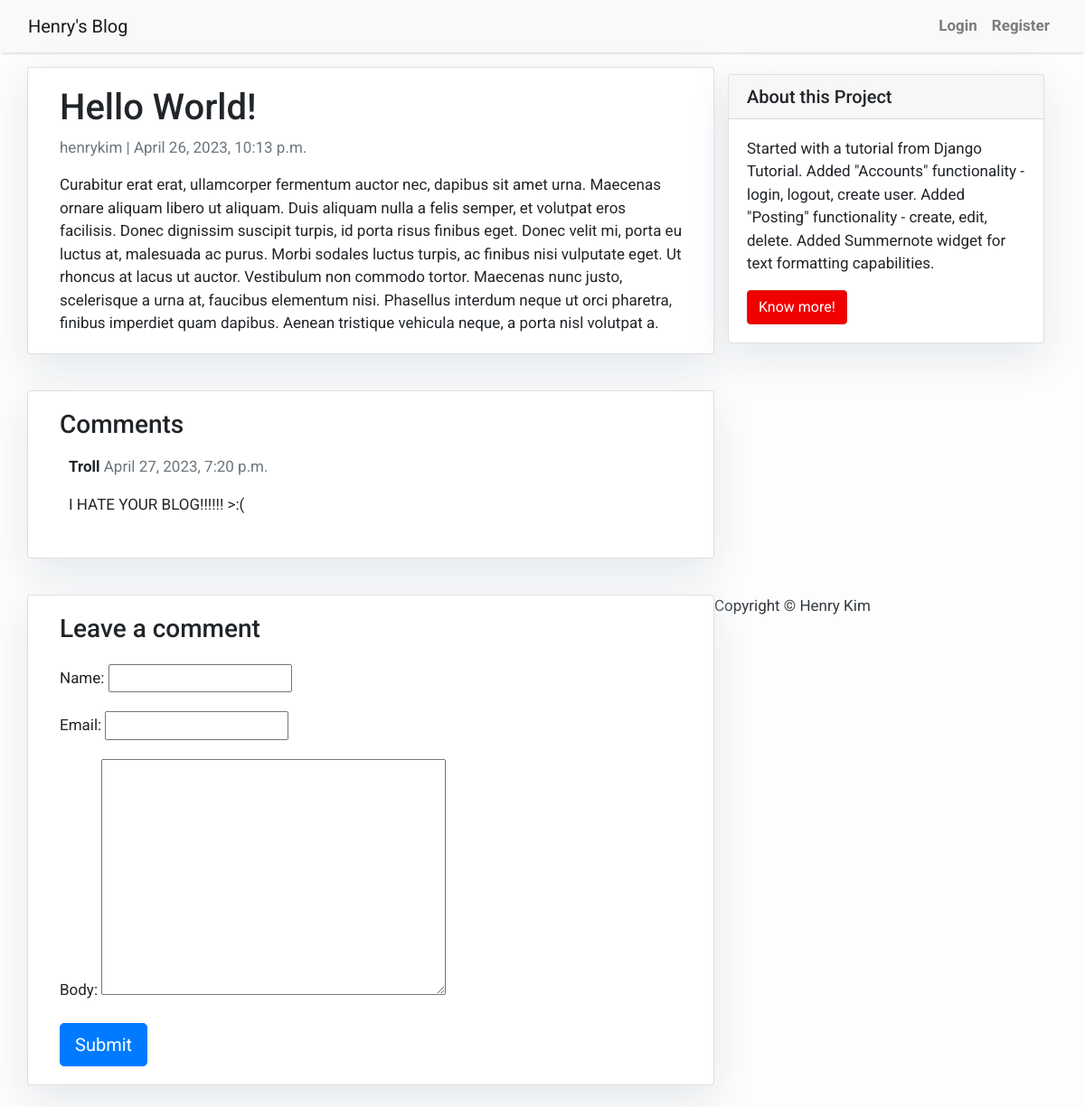
The app's page /blog/hello-world/ with its own data.
### blog/models.py (models this page shows, shortened)
class Post(models.Model):
    title = models.CharField(max_length=200, unique=True)
    slug = models.SlugField(max_length=200, unique=True)
    author = models.ForeignKey(
        User,
        related_name="blog_posts",
        on_delete=models.CASCADE,
    )
    updated_on = models.DateTimeField(auto_now=True)
    content = models.TextField()
    created_on = models.DateTimeField(auto_now_add=True)
    status = models.IntegerField(choices=STATUS, default=0)
    class Meta:
        ordering = ["-created_on"] # negative indicates reverse order, so recenty appears first

class Comment(models.Model):
    post = models.ForeignKey(
        Post,
        related_name="comments",
        on_delete=models.CASCADE,
    )
    name = models.CharField(max_length=100)
    email = models.EmailField()
    body = models.TextField()
    created_on = models.DateTimeField(auto_now_add=True)
    active = models.BooleanField(default=False)
    class Meta:
        ordering = ["created_on"]

### blog/views.py (the view)
# urls.py: path("<slug:slug>/", post_details, name="post_detail")
def post_details(request, slug):
    post = get_object_or_404(Post, slug=slug)
    comments = post.comments.filter(active=True)
    new_comment = None
    if request.method == "POST":
        comment_form = CommentForm(data=request.POST)
        if comment_form.is_valid():
            new_comment = comment_form.save(False)
            new_comment.post = post
            new_comment.save()
    else:
        comment_form = CommentForm()
    context = {
        "post": post,
        "object": post,
        "comments": comments,
        "new_comment": new_comment,
        "comment_form": comment_form
    }
    return render(request, "post_detail.html", context)

### blog/forms.py
class CommentForm(ModelForm):
    class Meta:
        model = Comment
        fields = (
            "name",
            "email",
            "body"
        )

### templates/post_detail.html (shortened to what this page needs)
{% extends 'base.html' %} {% block content %}
<div class="container">
  <div class="row">
    <div class="col-md-8 card mb-4  mt-3 left  top">
      <div class="card-body">
        <h1>{% block title %} {{ object.title }} {% endblock title %}</h1>
        <p class=" text-muted">{{ post.author }} | {{ post.created_on }}</p>
        <p class="card-text ">{{ object.content | safe }}</p>
      </div>
    </div>
    {% block sidebar %} {% include 'sidebar.html' %} {% endblock sidebar %}
    <div class="col-md-8 card mb-4  mt-3 ">
      <div class="card-body">
        <h3>Comments</h3>
        {% for comment in comments %}
        <div class="comments" style="padding: 10px;">
          <p class="font-weight-bold">
            {{ comment.name }}
            <span class=" text-muted font-weight-normal">
              {{ comment.created_on }}
            </span>
          </p>
          {{ comment.body | linebreaks }}
        </div>
        {% endfor %}
      </div>
    </div>
    <div class="col-md-8 card mb-4  mt-3 ">
      <div class="card-body">
        {% if new_comment %}
        <div class="alert alert-success" role="alert">
          Your comment is awaiting moderation
        </div>
        {% else %}
        <h3>Leave a comment</h3>
        <form method="post" style="margin-top: 1.3em;">
          {{ comment_form.as_p }}
          <button type="submit" class="btn btn-primary  btn-lg">Submit</button>
        </form>
        {% endif %}
</div>
</div>
{% endblock content %}

### templates/base.html (style rules this page uses)
body { font-family: "Roboto", sans-serif; font-size: 17px; background-color: #fdfdfd; }

### templates/sidebar.html (style rules this page uses)
.card { box-shadow: 0 16px 48px #E3E7EB; }

### records on screen
Post: title "Hello World!", author "henrykim", created_on "April 26, 2023, 10:13 p.m.", content "Curabitur erat erat, ullamcorper fermentum auctor nec, dapibus sit amet urna. Maecenas ornare aliquam libero ut aliquam. Duis aliquam nulla a felis semper, et volutpat eros facilisis. Donec dignissim suscipit turpis, id porta risus finibus eget. Donec velit mi, porta eu luctus at, malesuada ac purus. Morbi sodales luctus turpis, ac finibus nisi vulputate eget. Ut rhoncus at lacus ut auctor. Vestibulum non commodo tortor. Maecenas nunc justo, scelerisque a urna at, faucibus elementum nisi. Phasellus interdum neque ut orci pharetra, finibus imperdiet quam dapibus. Aenean tristique vehicula neque, a porta nisl volutpat a."
Comment: name "Troll", created_on "April 27, 2023, 7:20 p.m.", body "I HATE YOUR BLOG!!!!!! >:("
